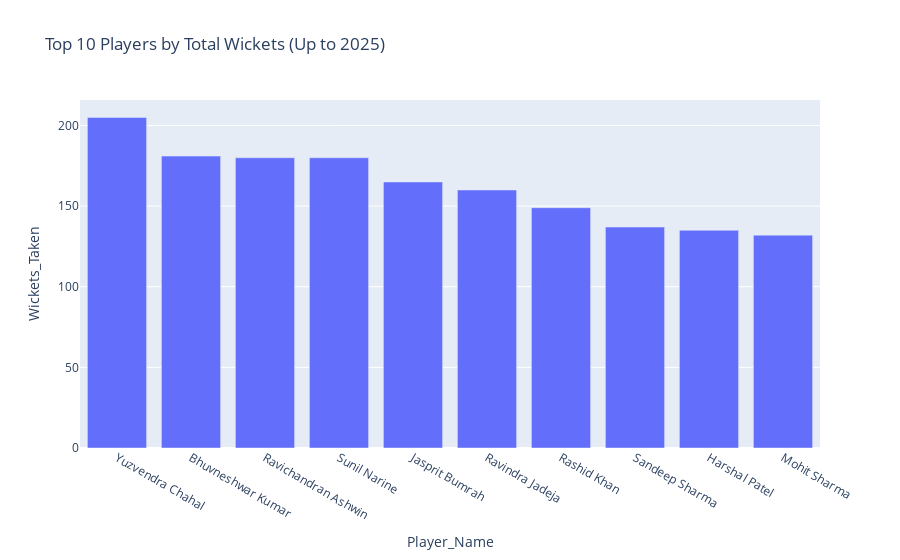

Here is the notebook cell this chart was saved with:
### Markdown cell above
#### Top 10 Players by Total Wickets

### Code cell
if 'Player_Name' in df.columns and 'Wickets_Taken' in df.columns:
    # Ensure 'Wickets_Taken' is numeric for aggregation
    df['Wickets_Taken'] = pd.to_numeric(df['Wickets_Taken'], errors='coerce')
    top_wickets = (
        df.groupby('Player_Name', as_index=False)['Wickets_Taken']
        .sum()
        .sort_values('Wickets_Taken', ascending=False)
        .head(10)
    )
    fig = px.bar(top_wickets, x='Player_Name', y='Wickets_Taken', title='Top 10 Players by Total Wickets (Up to 2025)')
    pio.show(fig)

### Figure 1 — Plotly figure (JSON) as saved in the notebook; plotly's stock layout.template omitted (floating-point values rounded to 4 significant figures)
{"data": [{"hovertemplate": "Player_Name=%{x}<br>Wickets_Taken=%{y}<extra></extra>", "legendgroup": "", "marker": {"color": "#636efa", "pattern": {"shape": ""}}, "name": "", "orientation": "v", "showlegend": false, "textposition": "auto", "type": "bar", "x": ["Yuzvendra Chahal", "Bhuvneshwar Kumar", "Ravichandran Ashwin", "Sunil Narine", "Jasprit Bumrah", "Ravindra Jadeja", "Rashid Khan", "Sandeep Sharma", "Harshal Patel", "Mohit Sharma"], "xaxis": "x", "y": [205.0, 181.0, 180.0, 180.0, 165.0, 160.0, 149.0, 137.0, 135.0, 132.0], "yaxis": "y"}], "layout": {"barmode": "relative", "legend": {"tracegroupgap": 0}, "title": {"text": "Top 10 Players by Total Wickets (Up to 2025)"}, "xaxis": {"anchor": "y", "domain": [0, 1], "title": {"text": "Player_Name"}}, "yaxis": {"anchor": "x", "domain": [0, 1], "title": {"text": "Wickets_Taken"}}}}
